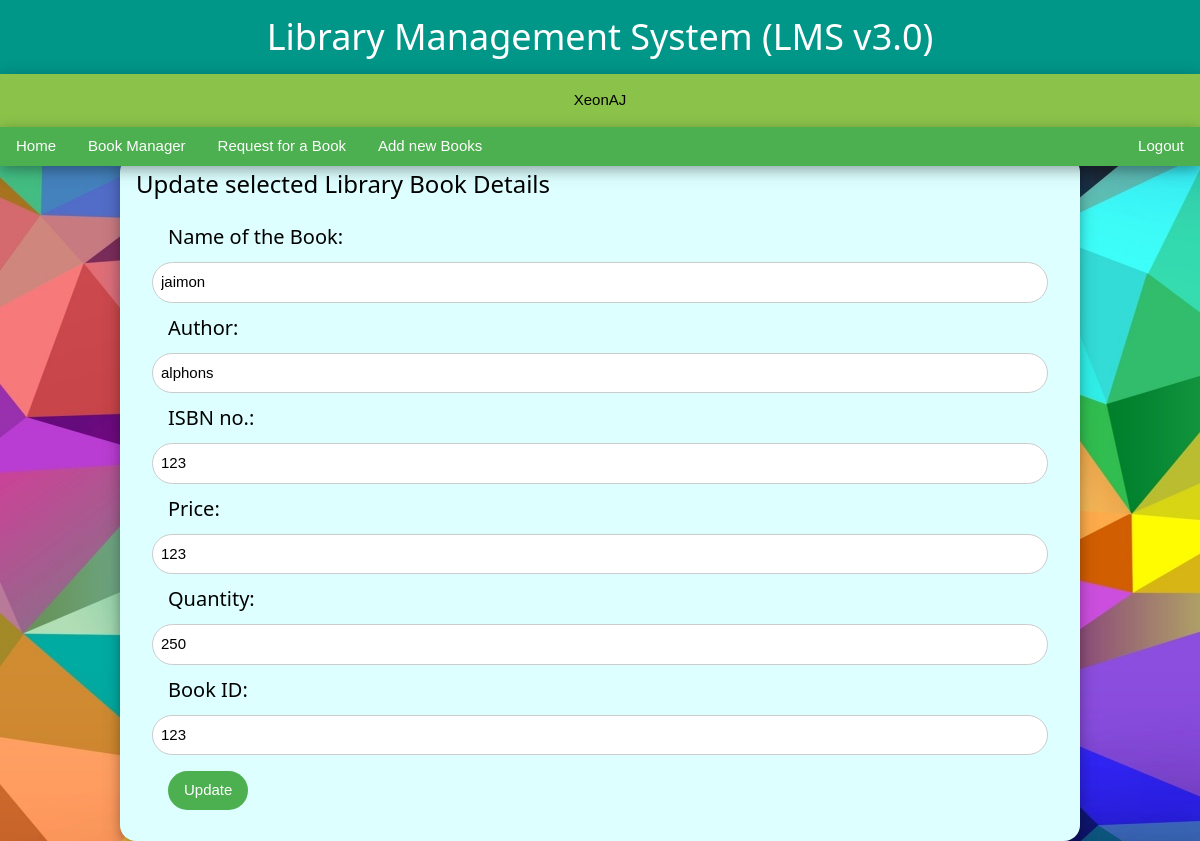
The app's page /admi/bookman/cbkup.php?bid=1 (signed in) with its own data.
### tables this page shows
CREATE TABLE `books` (
  `name` varchar(100) NOT NULL,
  `author` varchar(100) NOT NULL,
  `isbn` varchar(100) NOT NULL,
  `price` varchar(100) NOT NULL,
  `quantity` varchar(100) NOT NULL,
  `bookid` varchar(100) NOT NULL,
  `id` int(11) NOT NULL
);

### admi/bookman/cbkup.php (the view, shortened to what this page needs)
<html>
	<link rel="stylesheet" href="/LMS3/asset/w3.css">
	<body>
		<div class="w3-top">
			<div class="w3-container w3-teal w3-card-4" align=center>
				<h1>Library Management System (LMS v3.0)</h1>
			</div>
			<div class="w3-container w3-light-green w3-card-4" align=center>
				<?php
					echo "<p>".$_SESSION['PNAME']."</p>";
				?>
			</div>
			<div class="w3-bar w3-green w3-card-4">
				<a href="/LMS3/admi/admin.php" class="w3-bar-item w3-btn w3-mobile w3-hover-pale-green">Home</a>
				<a href="/LMS3/admi/bookman.php" class="w3-bar-item w3-btn w3-mobile w3-hover-pale-green">Book Manager</a>
				<a href="/LMS3/admi/bookman/reqnbk.php" class="w3-bar-item w3-btn w3-mobile w3-hover-pale-green">Request for a Book</a>
				<a href="/LMS3/admi/bookman/adnbk.php" class="w3-bar-item w3-btn w3-mobile w3-hover-pale-green">Add new Books</a>
				<a href="/LMS3/home.php" class="w3-bar-item w3-btn w3-mobile w3-right w3-hover-pale-green">Logout</a>
			</div>
		</div>
		<div class="w3-container w3-card-4 w3-pale-blue w3-round-xlarge" style="margin-left:10%; margin-right:10%; margin-top:13%;">
			<h3>Update selected Library Book Details</h3>
<?php
	$conn=mysqli_connect("localhost","root","","LMS3");
	$query="select * from books where id=".$_GET['bid']." ";
	$requests=mysqli_query($conn,$query);
	$row=mysqli_fetch_array($requests);
 	echo"
 				<form class='w3-container' action = '' method=POST>
 					<h4 class='w3-left w3-margin-left'>Name of the Book:</h4><input class='w3-input w3-border w3-round-xxlarge' type='text' value='".$row['name']."' name='name' required>
    				<h4 class='w3-left w3-margin-left'>Author:</h4><input class='w3-input w3-border w3-round-xxlarge' type='text' value='".$row['author']."' name='author' required>
    				<h4 class='w3-left w3-margin-left'>ISBN no.:</h4><input class='w3-input w3-border w3-round-xxlarge' type='text' value='".$row['isbn']."' name='isbn' required>
    				<h4 class='w3-left w3-margin-left'>Price:</h4><input class='w3-input w3-border w3-round-xxlarge' type='text' value='".$row['price']."' name='price' required>
    				<h4 class='w3-left w3-margin-left'>Quantity:</h4><input class='w3-input w3-border w3-round-xxlarge' type='text' value='".$row['quantity']."' name='quantity' required>
    				<h4 class='w3-left w3-margin-left'>Book ID:</h4><input class='w3-input w3-border w3-round-xxlarge' type='text' value='".$row['bookid']."' name='bookid' required>
    				<input class='w3-btn w3-green w3-round-xxlarge w3-margin' type='submit' value='Update' name='Update'>
 				</form>
			</div>
		</div>";
	echo"</body>
	</html>";
?>

### asset/w3.css (style rules this page uses)
*,*:before,*:after { box-sizing:inherit }
html { -ms-text-size-adjust:100%;-webkit-text-size-adjust:100% }
body { margin:0 }
a { background-color:transparent;-webkit-text-decoration-skip:objects }
button,input,select,textarea { font:inherit;margin:0 }
button,input { overflow:visible }
button,html [type=button],[type=reset],[type=submit] { -webkit-appearance:button }
html,body { font-family:Verdana,sans-serif;font-size:15px;line-height:1.5 }
html { overflow-x:hidden }
h1 { font-size:36px }
h3 { font-size:24px }
h4 { font-size:20px }
h1,h2,h3,h4,h5,h6 { font-family:"Segoe UI",Arial,sans-serif;font-weight:400;margin:10px 0 }
a { color:inherit }
.w3-btn,.w3-button { border:none;display:inline-block;padding:8px 16px;vertical-align:middle;overflow:hidden;text-decoration:none;color:inherit;background-color:inherit;text-align:center;cursor:pointer;white-space:nowrap }
.w3-btn,.w3-button { -webkit-touch-callout:none;-webkit-user-select:none;-khtml-user-select:none;-moz-user-select:none;-ms-user-select:none;user-select:none }
.w3-input { padding:8px;display:block;border:none;border-bottom:1px solid #ccc;width:100% }
.w3-bar { width:100%;overflow:hidden }
.w3-bar .w3-bar-item { padding:8px 16px;float:left;width:auto;border:none;display:block;outline:0 }
.w3-container:after,.w3-container:before,.w3-panel:after,.w3-panel:before,.w3-row:after,.w3-row:before,.w3-row-padding:after,.w3-row-padding:before, .w3-cell-row:before,.w3-cell-row:after,.w3-clear:after,.w3-clear:before,.w3-bar:before,.w3-bar:after { content:"";display:table;clear:both }
.w3-top,.w3-bottom { position:fixed;width:100%;z-index:1 }
.w3-top { top:0 }
.w3-round-xlarge { border-radius:16px }
.w3-round-xxlarge { border-radius:32px }
.w3-container,.w3-panel { padding:0.01em 16px }
.w3-card-4,.w3-hover-shadow:hover { box-shadow:0 4px 10px 0 rgba(0,0,0,0.2),0 4px 20px 0 rgba(0,0,0,0.19) }
.w3-border { border:1px solid #ccc!important }
.w3-margin { margin:16px!important }
.w3-margin-left { margin-left:16px!important }
.w3-left { float:left!important }
.w3-right { float:right!important }
.w3-green,.w3-hover-green:hover { color:#fff!important;background-color:#4CAF50!important }
.w3-light-green,.w3-hover-light-green:hover { color:#000!important;background-color:#8bc34a!important }
.w3-teal,.w3-hover-teal:hover { color:#fff!important;background-color:#009688!important }
.w3-pale-blue,.w3-hover-pale-blue:hover { color:#000!important;background-color:#ddffff!important }

### admi/bookman/cbkup.php (style rules this page uses)
body { background-image: url("/LMS3/asset/home1.jpg"); }

### records on screen
books: name "jaimon", author "alphons", isbn "123", price "123", quantity "250", bookid "123"

### other values on screen
$_SESSION['PNAME'] "XeonAJ"
